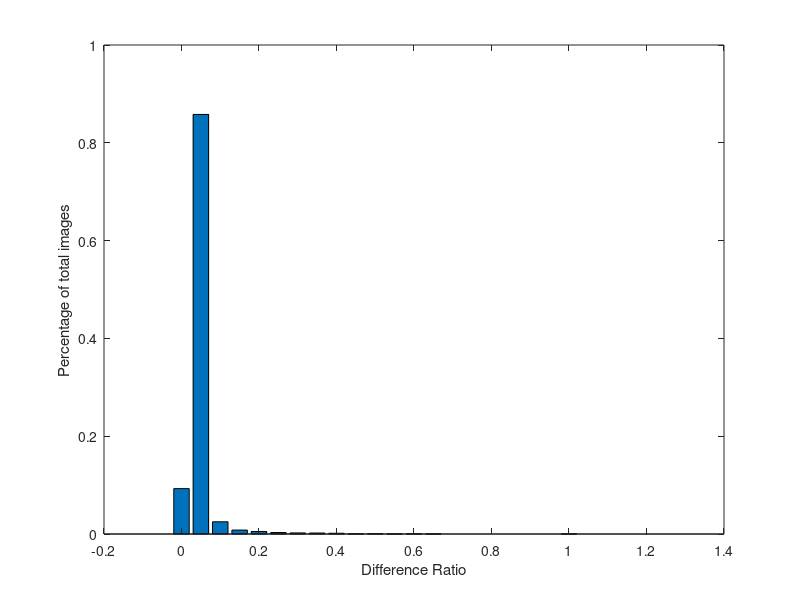

MATLAB code for this plot:
clc;
clear all;
close all;

H = [923, 8532, 249, 80, 51, 30, 22, 20, 15, 5, 7, 3, 5, 1, 0, 0, 0, 0, 0, 0, 1];
x = 0:0.05:1
H = H./sum(H);

figure;
bar(x, H)
xlabel('Difference Ratio')
ylabel('Percentage of total images')
